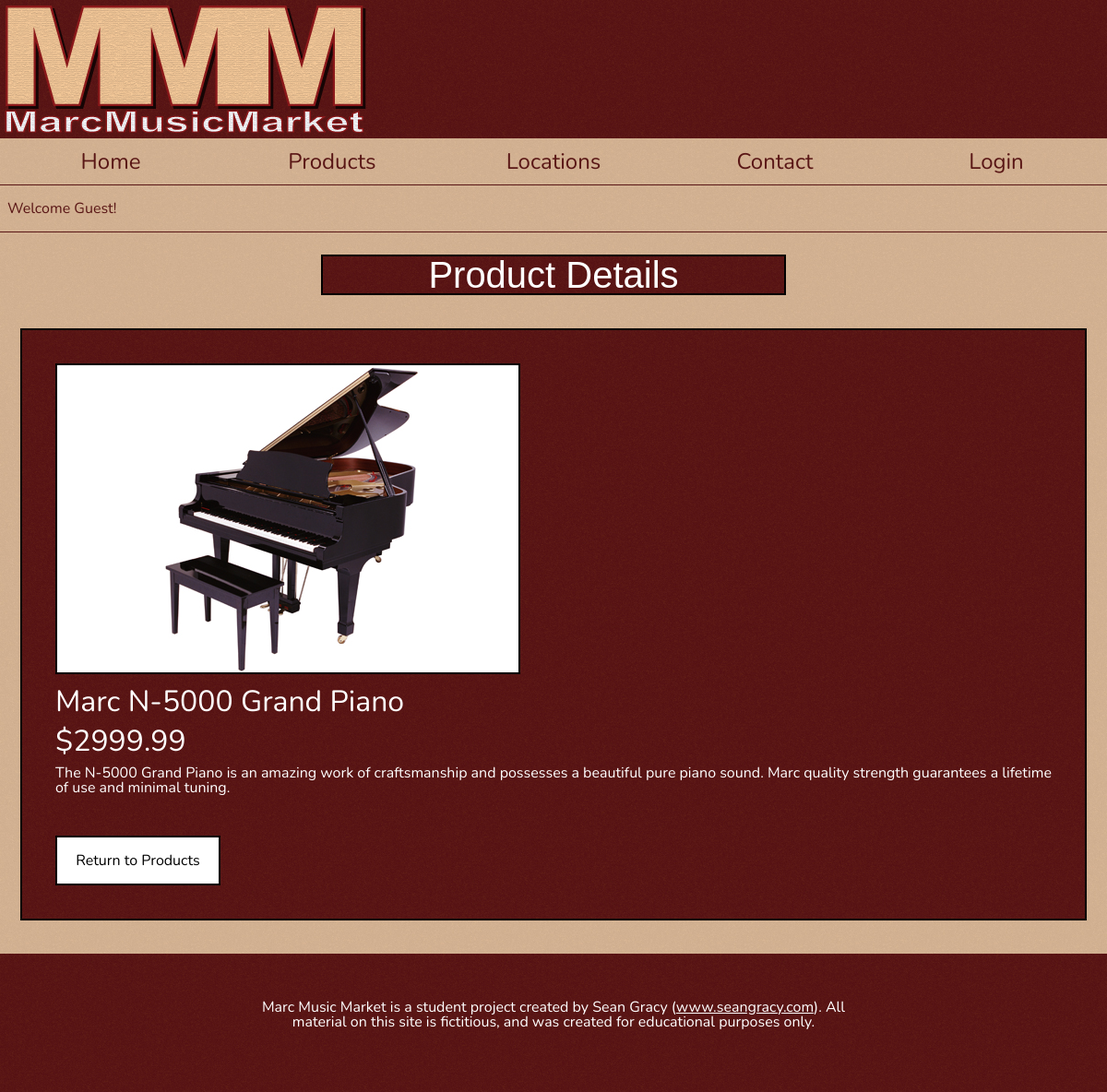
The app's page /product_details.php?prod_id=63412 with its own data.
### tables this page shows
CREATE TABLE product_table (
	product_id INT PRIMARY KEY AUTO_INCREMENT,
	product_name CHAR(255),
	product_price DEC(8,2),
	description TEXT,
	product_thumb_img CHAR(75),
	product_large_img CHAR(75),
	type ENUM ("guitar","bass","piano","keyboard","saxaphone","violin","ukulele")
);

### includes/function_library.php (called while the page is built, shortened)
<?php
	function run_my_query($q){
		$mysqli= new mysqli('localhost','root','','act61');
	$results = $mysqli -> query($q) or die('Problem with Query: '.$mysqli -> error);
	return $results;
	}
?>

### product_details.php (the view, shortened to what this page needs)
<?php
$welcome_message = '<li class="userwelcome">Welcome Guest!</li>';
$login="<a class=\"topli\" href=\"login.php\">Login</a>";
include("includes/function_library.php");
$chosen_id = $_GET['prod_id'];
$results = run_my_query("SELECT * FROM product_table WHERE product_id=$chosen_id");
?><!doctype html>
<html>
<head>
    <link rel="stylesheet" href="css/reset.css">
    <link rel="stylesheet" href="css/style.css">
</head>
<body>
	<header>
        <div class="contain">
            <img src="img/logo.png" alt="Marc Music Market">
        </div>
    </header>
	<nav>
		<ul class="clearfix topul">
            <a class="topli" href="index.php">Home</a>
            <a class="topli" href="products.php">Products</a>
            <a class="topli" href="locations.php">Locations</a>
            <a class="topli" href="contact.php">Contact</a>
            <?php echo  $login; ?>
		</ul>
	</nav>
    <section class="section2">
        <ul class="userpanel">
                <?php echo  $welcome_message; ?>
        </ul>
    	<div class="display2">
        	<h3>Product Details</h3>
            <div class="contain">
			<?php
				$results -> data_seek(0);
				while($row = $results -> fetch_assoc()){
					$p_img = $row['product_large_img'];
					$p_name = $row['product_name'];
					$p_price = $row['product_price'];
					$p_desc = $row['description'];
			?>
            <div class="one-product">
                <img src="img/<?php echo $p_img ?>" alt="caption" />
                <h6><?php  echo $p_name ?></h6>
                <h6>$<?php  echo $p_price ?></h6>
				<p><?php  echo $p_desc ?></p>
                <a id="return" href="products.php">Return to Products</a>
            </div>
            <?php
				}
			?>
            </div>
        </div>
    </section>
    <footer>
    	<h6>Marc Music Market is a student project created by Sean Gracy (<a href="http://www.seangracy.com">www.seangracy.com</a>). All material on this site is fictitious, and was created for educational purposes only.</h6>
    </footer>
</body>
</html>

### css/style.css (style rules this page uses)
html { font-size:14px; font-size:100%; font-family: 'Nunito', sans-serif; background-image:url(../img/background-texture.jpg); background-attachment:fixed; }
body { width:100%; margin:0 auto; min-height:800px; }
header { background:url(../img/red-texture.jpg); width:100%; height:150px; margin:0 auto; }
header .contain { max-width:1280px; width:100%; margin:0 auto; }
header img { max-width:400px; width:100%; margin:0 auto; display:block; }
nav { margin:0 auto; max-width:1280px; width:100%; text-align:center; height:50px; background:url(../img/body-texture.jpg); }
.topul { margin:0 auto; width:100%; text-align:center; }
.topli { width:100%; height:50px; color:black; display:block; width:20%; color:#591615; float:left; line-height:50px; font-size:0.8em; transition:background .3s ease, color .3s ease; -webkit-transition:background .3s ease, color .3s ease; }
section { background:url(../img/body-texture.jpg); max-width:1280px; width:100%; margin:0 auto; padding-bottom:3%; overflow:hidden; }
.userpanel { float:none; width:100%; overflow:hidden; color:#591615; height:100px; border-top:1px solid #591615; border-bottom:1px solid #591615; }
.userpanel .userwelcome { float:left; width:135px; display:block; height:50px; line-height:50px; margin:0 0 0 .5em; }
h3 { font-family:Arial, Helvetica, sans-serif; background:url(../img/red-texture.jpg); text-align:center; color:white; max-width:500px; width:100%; margin:2% auto; display:block; font-size:2.5em; border:black solid 2px; }
.one-product { margin:0 auto; background:url(../img/red-texture.jpg); width:90%; padding:3%; margin-top:3%; border:black solid 2px; color:white; }
.one-product img { max-width:500px; width:100%; border:black solid 2px; }
#return { display: block; height: 50px; line-height: 50px; text-align: center; width: 175px; margin: 4% 4% 0 0; border: solid 2px black; background-color:white; color:black; transition:background .3s ease, color .3s ease; -webkit-transition:background .3s ease, color .3s ease; }
h6 { font-size:1.5em; margin-top:1%; margin-bottom:1%; }
footer { height:150px; background:url(../img/red-texture.jpg); }
footer h6 { font-size:1em; text-align:center; color:white; max-width:640px; margin:0 auto; padding-top:50px; }
footer h6 a { color:white; text-decoration:underline; transition:color .5s ease; -webkit-transition:color .5s ease; }
@media screen and (min-width:397px) { .userpanel { height:50px; } }
@media screen and (min-width:600px) { h6 { font-size:2em; } }
@media screen and (min-width:600px) { .topli { font-size:1.5em; } }
@media screen and (min-width:710px) { header img { margin:0; } }

### records on screen
product_table: product_large_img (picture), product_name "Marc N-5000 Grand Piano", product_price "2999.99", description "The N-5000 Grand Piano is an amazing work of craftsmanship and possesses a beautiful pure piano sound. Marc quality strength guarantees a lifetime of use and minimal tuning."
